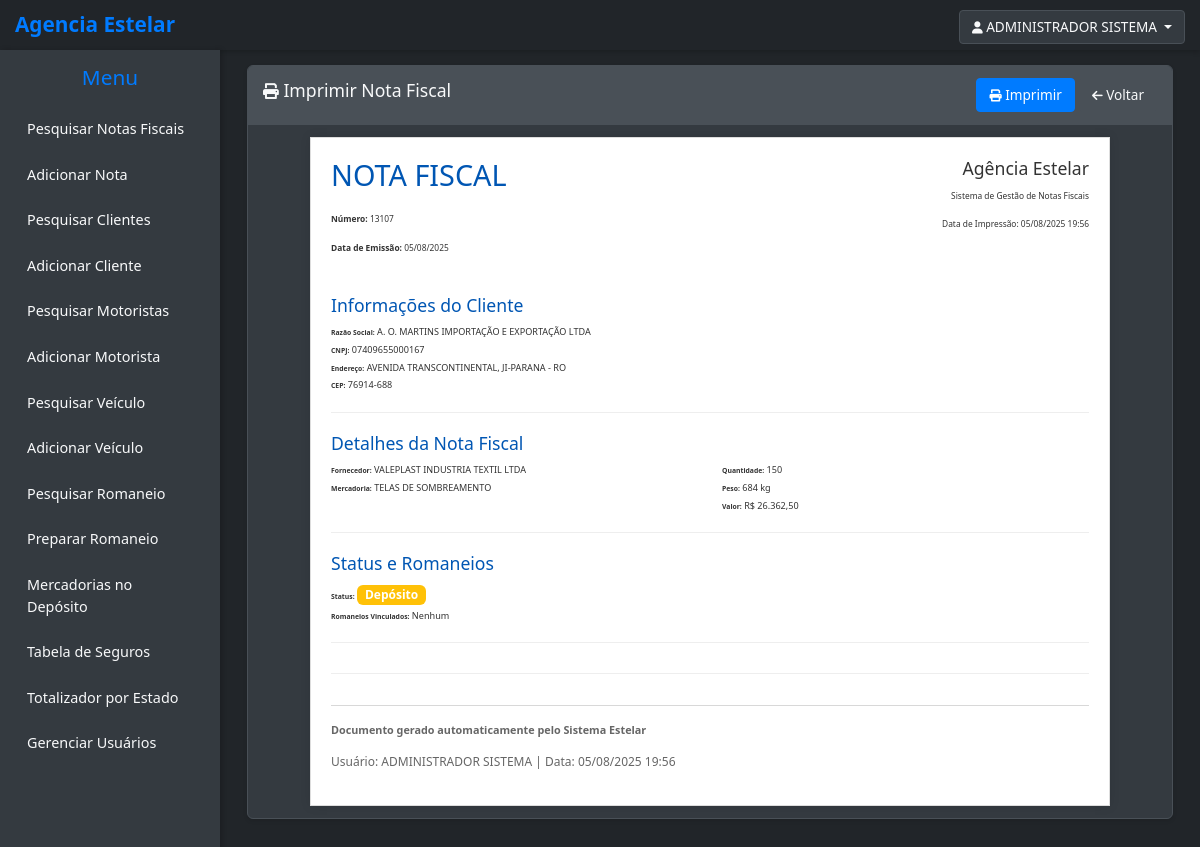
Before: /notas/minhas-notas/24/imprimir/ (signed in) with the older database file.
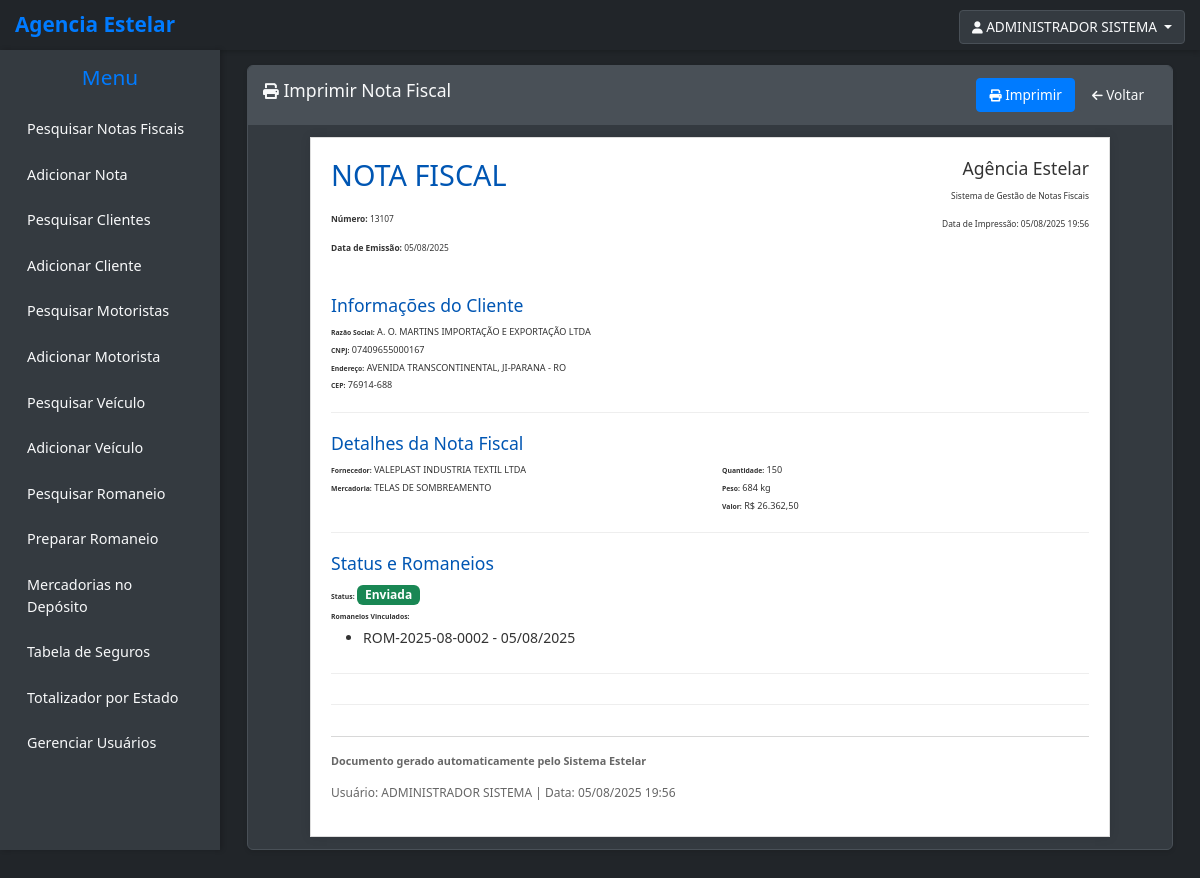
After: the same page with the newer database file.
### notas/models.py (models this page shows, shortened)
class UpperCaseMixin:
    def save(self, *args, **kwargs):
        uppercase_fields = [
            'razao_social', 'nome_fantasia', 'inscricao_estadual', 'endereco',
            'complemento', 'bairro', 'cidade',
            'nome', 'codigo_seguranca', 'endereco', 'complemento', 'bairro', 'cidade',
            'numero_consulta',
            'fornecedor', 'mercadoria',
            'marca', 'modelo', 'cidade',
            'proprietario_nome_razao_social', 'proprietario_rg_ie', 'proprietario_endereco',
            'proprietario_bairro', 'proprietario_cidade',
            'first_name', 'last_name',
            'numero_consulta', 'gerenciadora',
        ]
        for field_name in uppercase_fields:
            if hasattr(self, field_name) and getattr(self, field_name):
                current_value = getattr(self, field_name)
                if isinstance(current_value, str):
                    setattr(self, field_name, current_value.upper())
        super().save(*args, **kwargs)

class NotaFiscal(UpperCaseMixin, models.Model):
    cliente = models.ForeignKey(Cliente, on_delete=models.PROTECT, related_name='notas_fiscais', verbose_name="Cliente")
    nota = models.CharField(max_length=50, verbose_name="Número da Nota")
    data = models.DateField(verbose_name="Data de Emissão") # Nome 'data' mantido, era o que o Django esperava
    fornecedor = models.CharField(max_length=200, verbose_name="Fornecedor")
    mercadoria = models.CharField(max_length=200, verbose_name="Mercadoria")
    quantidade = models.DecimalField(max_digits=10, decimal_places=2, verbose_name="Quantidade")
    peso = models.DecimalField(max_digits=10, decimal_places=2, verbose_name="Peso (kg)")
    valor = models.DecimalField(max_digits=10, decimal_places=2, verbose_name="Valor (R$)")
    STATUS_NF_CHOICES = [ # Renomeado para evitar conflito com Cliente.STATUS_CHOICES
        ('Depósito', 'Depósito'),
        ('Enviada', 'Enviada'),
    ]
    status = models.CharField(max_length=20, default='Depósito', choices=STATUS_NF_CHOICES, verbose_name="Status da NF")
    romaneios = models.ManyToManyField(
        'RomaneioViagem',
        related_name='notas_vinculadas', # Related_name específico para evitar conflitos
        blank=True,
        verbose_name="Romaneios Vinculados"
    )
    class Meta:
        verbose_name = "Nota Fiscal"
        verbose_name_plural = "Notas Fiscais"
        ordering = ['-data', 'nota']
        constraints = [
            UniqueConstraint(fields=['nota', 'cliente', 'mercadoria', 'quantidade', 'peso'],
                             name='unique_nota_fiscal_por_campos_chave')
        ]

class Cliente(UpperCaseMixin, models.Model):
    razao_social = models.CharField(max_length=255, unique=True, verbose_name="Razão Social") # Adicionado unique=True
    cnpj = models.CharField(max_length=18, unique=True, blank=True, null=True, verbose_name="CNPJ")
    nome_fantasia = models.CharField(max_length=255, blank=True, null=True, verbose_name="Nome Fantasia")
    inscricao_estadual = models.CharField(max_length=20, blank=True, null=True, verbose_name="Inscrição Estadual")
    endereco = models.CharField(max_length=255, blank=True, null=True, verbose_name="Endereço")
    numero = models.CharField(max_length=10, blank=True, null=True, verbose_name="Número")
    complemento = models.CharField(max_length=255, blank=True, null=True, verbose_name="Complemento")
    bairro = models.CharField(max_length=100, blank=True, null=True, verbose_name="Bairro")
    cidade = models.CharField(max_length=100, blank=True, null=True, verbose_name="Cidade")
    estado = models.CharField(max_length=2, blank=True, null=True, verbose_name="Estado (UF)")
    cep = models.CharField(max_length=9, blank=True, null=True, verbose_name="CEP")
    telefone = models.CharField(max_length=20, blank=True, null=True, verbose_name="Telefone")
    email = models.EmailField(blank=True, null=True, verbose_name="Email")
    STATUS_CHOICES = [
        ('Ativo', 'Ativo'),
        ('Inativo', 'Inativo'),
    ]
    status = models.CharField(max_length=10, choices=STATUS_CHOICES, default='Ativo', verbose_name="Status")
    class Meta:
        verbose_name = "Cliente"
        verbose_name_plural = "Clientes"
        ordering = ['razao_social']

class RomaneioViagem(models.Model):
    codigo = models.CharField(max_length=20, unique=True, verbose_name="Código do Romaneio")
    STATUS_ROMANEIO_CHOICES = [
        ('Rascunho', 'Rascunho'),
        ('Emitido', 'Emitido'),
    ]
    status = models.CharField(max_length=10, choices=STATUS_ROMANEIO_CHOICES, default='Rascunho', verbose_name="Status do Romaneio")
    cliente = models.ForeignKey(
        Cliente,
        on_delete=models.PROTECT,
        related_name='romaneios_cliente',
        verbose_name="Cliente"
    )
    veiculo = models.ForeignKey(
        Veiculo,
        on_delete=models.PROTECT,
        related_name='romaneios_veiculo',
        verbose_name="Unidade de Veículo"
    )
    motorista = models.ForeignKey(
        Motorista,
        on_delete=models.PROTECT,
        related_name='romaneios_motorista',
        verbose_name="Motorista"
    )
    notas_fiscais = models.ManyToManyField(
        NotaFiscal,
        related_name='romaneios_vinculados',
        blank=True,
        verbose_name="Notas Fiscais"
    )
    data_emissao = models.DateTimeField(default=timezone.now, verbose_name="Data de Emissão")
    observacoes = models.TextField(blank=True, null=True, verbose_name="Observações")
    class Meta:
        verbose_name = "Romaneio de Viagem"
        verbose_name_plural = "Romaneios de Viagem"
        ordering = ['-data_emissao', 'codigo']

### notas/views.py (the view)
# urls.py: path('minhas-notas/<int:pk>/imprimir/', views.imprimir_nota_fiscal, name='imprimir_nota_fiscal'),
@login_required
@user_passes_test(is_cliente)
def imprimir_nota_fiscal(request, pk):
    nota = get_object_or_404(NotaFiscal, pk=pk)
    if request.user.is_cliente and request.user.cliente != nota.cliente:
        messages.error(request, 'Você não tem permissão para acessar esta nota fiscal.')
        return redirect('notas:minhas_notas_fiscais')
    return render(request, 'notas/auth/imprimir_nota_fiscal.html', {
        'nota': nota
    })

### notas/models.py (called while the page is built)
    def get_full_name(self):
        return f"{self.first_name} {self.last_name}".strip()

    @property
    def is_admin(self):
        return self.tipo_usuario == 'admin'

    @property
    def is_cliente(self):
        return self.tipo_usuario == 'cliente'

    def can_access_funcionalidades(self):
        return self.is_admin or self.is_funcionario

### notas/templatetags/format_filters.py (called while the page is built)
@register.filter
def format_brazilian_currency(value):
    if value is None:
        return ''
    try:
        locale.setlocale(locale.LC_ALL, 'pt_BR.UTF-8')
    except locale.Error:
        pass
    try:
        float_value = float(value)
        if float_value == 0:
            return 'R$ 0,00'
        formatted = f"{float_value:,.2f}".replace(',', 'X').replace('.', ',').replace('X', '.')
        return f"R$ {formatted}"
    except (ValueError, TypeError):
        return str(value)

@register.filter
def format_brazilian_weight(value):
    if value is None:
        return ''
    formatted_number = format_brazilian_number(value, 0)
    return f"{formatted_number} kg"

@register.filter
def format_brazilian_quantity(value):
    return format_brazilian_number(value, 0)

### notas/templates/notas/auth/imprimir_nota_fiscal.html (shortened to what the changed rows need)
{% extends 'base.html' %}
{% load static %}
{% load format_filters %}
{% block content %}
<div class="container-fluid">
    <div class="row">
        <div class="col-12">
            <div class="card">
                <div class="card-body">
                    <div class="nota-fiscal-print-container">
                        <div class="print-header">
                            <div class="row">
                                <div class="col-6">
                                    <h1>NOTA FISCAL</h1>
                                    <p><strong>Número:</strong> {{ nota.nota }}</p>
                                    <p><strong>Data de Emissão:</strong> {{ nota.data|date:"d/m/Y" }}</p>
                                </div>
                            </div>
                        </div>
                        <div class="print-section-top">
                            <h4>Informações do Cliente</h4>
                            <p><strong>Razão Social:</strong> {{ nota.cliente.razao_social }}</p>
                            <p><strong>CNPJ:</strong> {{ nota.cliente.cnpj }}</p>
                            <p><strong>Endereço:</strong> {{ nota.cliente.endereco }}, {{ nota.cliente.cidade }} - {{ nota.cliente.estado }}</p>
                            <p><strong>CEP:</strong> {{ nota.cliente.cep }}</p>
                        </div>
                        <div class="print-section-top">
                            <div class="row">
                                <div class="col-md-6">
                                    <p><strong>Fornecedor:</strong> {{ nota.fornecedor }}</p>
                                    <p><strong>Mercadoria:</strong> {{ nota.mercadoria }}</p>
                                </div>
                                <div class="col-md-6">
                                    <p><strong>Quantidade:</strong> {{ nota.quantidade|format_brazilian_quantity }}</p>
                                    <p><strong>Peso:</strong> {{ nota.peso|format_brazilian_weight }}</p>
                                    <p><strong>Valor:</strong> {{ nota.valor|format_brazilian_currency }}</p>
                                </div>
                            </div>
                        </div>
                        <div class="print-section-top">
                            <h4>Status e Romaneios</h4>
                            <p><strong>Status:</strong>
                                <span class="badge {% if nota.status == 'Depósito' %}bg-warning{% else %}bg-success{% endif %}">
                                    {{ nota.get_status_display }}
                                </span>
                            </p>
                            {% if nota.romaneios_vinculados.all %}
                                <p><strong>Romaneios Vinculados:</strong></p>
                                <ul>
                                    {% for romaneio in nota.romaneios_vinculados.all %}
                                        <li>{{ romaneio.codigo }} - {{ romaneio.data_emissao|date:"d/m/Y" }}</li>
                                    {% endfor %}
                                </ul>
                            {% else %}
                                <p><strong>Romaneios Vinculados:</strong> Nenhum</p>
                            {% endif %}
                        </div>
                    </div>
                </div>
            </div>
        </div>
    </div>
</div>
{% endblock %}

Changed rows visible on the page:
changed NotaFiscal "VALEPLAST INDUSTRIA TEXTIL LTDA": status "Depósito" → "Enviada"
added RomaneioViagem: codigo "ROM-2025-08-0002", data_emissao "05/08/2025"
Other visible differences:
text no longer shown: "Nenhum"
